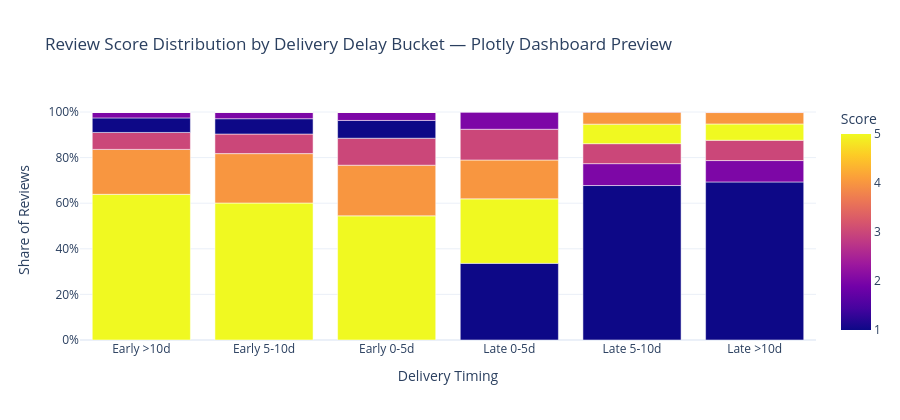

Notebook cell for this chart:
### Code cell
# ── Plotly — stacked bar: review score distribution by delay bucket ──────────
delay_df = (
    delivered_df
    .drop_duplicates(subset='order_id')
    .dropna(subset=['review_score', 'delivery_delay_days'])
    .copy()
)
bins   = [-999, -10, -5, 0, 5, 10, 999]
labels = ['Early >10d', 'Early 5-10d', 'Early 0-5d', 'Late 0-5d', 'Late 5-10d',  'Late >10d']
delay_df['delay_bucket'] = pd.cut(delay_df['delivery_delay_days'], bins=bins, labels=labels)
review_by_bucket = (
    delay_df
    .groupby('delay_bucket', observed=True)['review_score']
    .value_counts(normalize=True)
    .rename('pct')
    .reset_index()
)
fig_q3b = px.bar(
    review_by_bucket,
    x='delay_bucket', 
    y='pct', 
    color='review_score',
    barmode='stack',
    color_discrete_sequence=px.colors.diverging.RdBu,
    labels={'delay_bucket': 'Delivery Timing',
            'pct': 'Share of Reviews',
            'review_score': 'Score'},
    title='Review Score Distribution by Delivery Delay Bucket — Plotly Dashboard Preview',
    template=PLOTLY_TEMPLATE, height=420,
)
fig_q3b.update_layout(yaxis_tickformat='.0%')
fig_q3b.show()

### Figure 1 — Plotly figure (JSON) as saved in the notebook; plotly's stock layout.template omitted (floating-point values rounded to 4 significant figures)
{"data": [{"hovertemplate": "Delivery Timing=%{x}<br>Share of Reviews=%{y}<br>Score=%{marker.color}<extra></extra>", "legendgroup": "", "marker": {"color": [5.0, 4.0, 3.0, 1.0, 2.0, 4.5, 2.5, 3.5, 1.5, 3.333, 4.333, 5.0, 4.0, 3.0, 1.0, 2.0, 4.5, 3.5, 2.5, 1.5, 5.0, 4.0, 3.0, 1.0, 2.0, 2.5, 4.5, 1.5, 3.5, 1.0, 5.0, 4.0, 3.0, 2.0, 3.5, 1.0, 2.0, 3.0, 5.0, 4.0, 2.5, 1.0, 2.0, 3.0, 5.0, 4.0, 2.5, 1.5], "coloraxis": "coloraxis", "pattern": {"shape": ""}}, "name": "", "orientation": "v", "showlegend": false, "textposition": "auto", "type": "bar", "x": ["Early >10d", "Early >10d", "Early >10d", "Early >10d", "Early >10d", "Early >10d", "Early >10d", "Early >10d", "Early >10d", "Early >10d", "Early >10d", "Early 5-10d", "Early 5-10d", "Early 5-10d", "Early 5-10d", "Early 5-10d", "Early 5-10d", "Early 5-10d", "Early 5-10d", "Early 5-10d", "Early 0-5d", "Early 0-5d", "Early 0-5d", "Early 0-5d", "Early 0-5d", "Early 0-5d", "Early 0-5d", "Early 0-5d", "Early 0-5d", "Late 0-5d", "Late 0-5d", "Late 0-5d", "Late 0-5d", "Late 0-5d", "Late 0-5d", "Late 5-10d", "Late 5-10d", "Late 5-10d", "Late 5-10d", "Late 5-10d", "Late 5-10d", "Late >10d", "Late >10d", "Late >10d", "Late >10d", "Late >10d", "Late >10d", "Late >10d"], "xaxis": "x", "y": [0.639, 0.1971, 0.0743, 0.06378, 0.02474, 0.0005689, 0.0002601, 0.0002113, 6.502e-05, 1.625e-05, 1.625e-05, 0.6008, 0.2167, 0.08586, 0.06724, 0.02825, 0.000599, 0.0003494, 0.0001498, 4.992e-05, 0.5445, 0.2221, 0.1184, 0.07797, 0.03499, 0.0007606, 0.0007606, 0.0002535, 0.0002535, 0.3361, 0.2829, 0.1705, 0.1348, 0.07531, 0.0003674, 0.6775, 0.09608, 0.08752, 0.08568, 0.05263, 0.000612, 0.6932, 0.09387, 0.08893, 0.07164, 0.0499, 0.001976, 0.0004941], "yaxis": "y"}], "layout": {"barmode": "stack", "coloraxis": {"colorbar": {"title": {"text": "Score"}}, "colorscale": [[0, "#0d0887"], [0.1111, "#46039f"], [0.2222, "#7201a8"], [0.3333, "#9c179e"], [0.4444, "#bd3786"], [0.5556, "#d8576b"], [0.6667, "#ed7953"], [0.7778, "#fb9f3a"], [0.8889, "#fdca26"], [1, "#f0f921"]]}, "height": 420, "legend": {"tracegroupgap": 0}, "title": {"text": "Review Score Distribution by Delivery Delay Bucket — Plotly Dashboard Preview"}, "xaxis": {"anchor": "y", "domain": [0, 1], "title": {"text": "Delivery Timing"}}, "yaxis": {"anchor": "x", "domain": [0, 1], "tickformat": ".0%", "title": {"text": "Share of Reviews"}}}}
